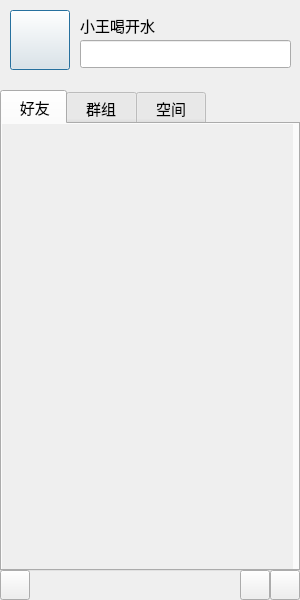
<?xml version="1.0" encoding="UTF-8"?>
<ui version="4.0">
 <class>myChatDialog</class>
 <widget class="QDialog" name="myChatDialog">
  <property name="geometry">
   <rect>
    <x>0</x>
    <y>0</y>
    <width>300</width>
    <height>600</height>
   </rect>
  </property>
  <property name="minimumSize">
   <size>
    <width>300</width>
    <height>600</height>
   </size>
  </property>
  <property name="maximumSize">
   <size>
    <width>300</width>
    <height>600</height>
   </size>
  </property>
  <property name="font">
   <font>
    <family>楷体</family>
    <pointsize>11</pointsize>
   </font>
  </property>
  <property name="windowTitle">
   <string>myChatDialog</string>
  </property>
  <widget class="QPushButton" name="pb_icon">
   <property name="geometry">
    <rect>
     <x>10</x>
     <y>10</y>
     <width>60</width>
     <height>60</height>
    </rect>
   </property>
   <property name="autoFillBackground">
    <bool>false</bool>
   </property>
   <property name="text">
    <string/>
   </property>
   <property name="icon">
    <iconset resource="resource.qrc">
     <normaloff>:/tx/14.png</normaloff>:/tx/14.png</iconset>
   </property>
   <property name="iconSize">
    <size>
     <width>200</width>
     <height>250</height>
    </size>
   </property>
   <property name="checkable">
    <bool>false</bool>
   </property>
   <property name="autoRepeat">
    <bool>false</bool>
   </property>
   <property name="autoExclusive">
    <bool>false</bool>
   </property>
   <property name="autoDefault">
    <bool>true</bool>
   </property>
  </widget>
  <widget class="QLabel" name="lb_name">
   <property name="geometry">
    <rect>
     <x>80</x>
     <y>10</y>
     <width>131</width>
     <height>30</height>
    </rect>
   </property>
   <property name="text">
    <string>小王喝开水</string>
   </property>
  </widget>
  <widget class="QLineEdit" name="le_feeling">
   <property name="geometry">
    <rect>
     <x>80</x>
     <y>40</y>
     <width>211</width>
     <height>28</height>
    </rect>
   </property>
  </widget>
  <widget class="QTabWidget" name="tabWidget">
   <property name="geometry">
    <rect>
     <x>0</x>
     <y>90</y>
     <width>300</width>
     <height>481</height>
    </rect>
   </property>
   <property name="currentIndex">
    <number>0</number>
   </property>
   <widget class="QWidget" name="page_friend">
    <attribute name="title">
     <string>  好友 </string>
    </attribute>
    <widget class="QScrollArea" name="scrollArea">
     <property name="geometry">
      <rect>
       <x>0</x>
       <y>0</y>
       <width>291</width>
       <height>451</height>
      </rect>
     </property>
     <property name="frameShape">
      <enum>QFrame::NoFrame</enum>
     </property>
     <property name="widgetResizable">
      <bool>true</bool>
     </property>
     <widget class="QWidget" name="scrollAreaWidgetContents">
      <property name="geometry">
       <rect>
        <x>0</x>
        <y>0</y>
        <width>291</width>
        <height>451</height>
       </rect>
      </property>
      <layout class="QVBoxLayout" name="verticalLayout">
       <property name="leftMargin">
        <number>0</number>
       </property>
       <property name="topMargin">
        <number>3</number>
       </property>
       <property name="rightMargin">
        <number>0</number>
       </property>
       <property name="bottomMargin">
        <number>3</number>
       </property>
       <item>
        <widget class="QWidget" name="wdg_list" native="true"/>
       </item>
       <item>
        <spacer name="verticalSpacer">
         <property name="orientation">
          <enum>Qt::Vertical</enum>
         </property>
         <property name="sizeHint" stdset="0">
          <size>
           <width>20</width>
           <height>395</height>
          </size>
         </property>
        </spacer>
       </item>
      </layout>
     </widget>
    </widget>
   </widget>
   <widget class="QWidget" name="page_group">
    <attribute name="title">
     <string>  群组  </string>
    </attribute>
   </widget>
   <widget class="QWidget" name="page_space">
    <attribute name="title">
     <string>  空间  </string>
    </attribute>
   </widget>
  </widget>
  <widget class="QPushButton" name="pb_tool1">
   <property name="geometry">
    <rect>
     <x>0</x>
     <y>570</y>
     <width>30</width>
     <height>30</height>
    </rect>
   </property>
   <property name="text">
    <string/>
   </property>
  </widget>
  <widget class="QPushButton" name="pb_tool2">
   <property name="geometry">
    <rect>
     <x>240</x>
     <y>570</y>
     <width>30</width>
     <height>30</height>
    </rect>
   </property>
   <property name="text">
    <string/>
   </property>
  </widget>
  <widget class="QPushButton" name="pb_tool3">
   <property name="geometry">
    <rect>
     <x>270</x>
     <y>570</y>
     <width>30</width>
     <height>30</height>
    </rect>
   </property>
   <property name="text">
    <string/>
   </property>
  </widget>
 </widget>
 <resources>
  <include location="resource.qrc"/>
 </resources>
 <connections/>
</ui>
